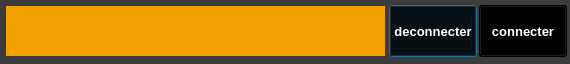
<?xml version="1.0" encoding="UTF-8"?>
<ui version="4.0">
 <class>YerothPOSVenteMethodePaiementComptantEntreeDialog</class>
 <widget class="QDialog" name="YerothPOSVenteMethodePaiementComptantEntreeDialog">
  <property name="windowModality">
   <enum>Qt::WindowModal</enum>
  </property>
  <property name="geometry">
   <rect>
    <x>0</x>
    <y>0</y>
    <width>570</width>
    <height>64</height>
   </rect>
  </property>
  <property name="palette">
   <palette>
    <active>
     <colorrole role="WindowText">
      <brush brushstyle="SolidPattern">
       <color alpha="255">
        <red>255</red>
        <green>255</green>
        <blue>255</blue>
       </color>
      </brush>
     </colorrole>
     <colorrole role="Button">
      <brush brushstyle="SolidPattern">
       <color alpha="255">
        <red>60</red>
        <green>60</green>
        <blue>60</blue>
       </color>
      </brush>
     </colorrole>
     <colorrole role="Light">
      <brush brushstyle="SolidPattern">
       <color alpha="255">
        <red>90</red>
        <green>90</green>
        <blue>90</blue>
       </color>
      </brush>
     </colorrole>
     <colorrole role="Midlight">
      <brush brushstyle="SolidPattern">
       <color alpha="255">
        <red>75</red>
        <green>75</green>
        <blue>75</blue>
       </color>
      </brush>
     </colorrole>
     <colorrole role="Dark">
      <brush brushstyle="SolidPattern">
       <color alpha="255">
        <red>30</red>
        <green>30</green>
        <blue>30</blue>
       </color>
      </brush>
     </colorrole>
     <colorrole role="Mid">
      <brush brushstyle="SolidPattern">
       <color alpha="255">
        <red>40</red>
        <green>40</green>
        <blue>40</blue>
       </color>
      </brush>
     </colorrole>
     <colorrole role="Text">
      <brush brushstyle="SolidPattern">
       <color alpha="255">
        <red>255</red>
        <green>255</green>
        <blue>255</blue>
       </color>
      </brush>
     </colorrole>
     <colorrole role="BrightText">
      <brush brushstyle="SolidPattern">
       <color alpha="255">
        <red>255</red>
        <green>255</green>
        <blue>255</blue>
       </color>
      </brush>
     </colorrole>
     <colorrole role="ButtonText">
      <brush brushstyle="SolidPattern">
       <color alpha="255">
        <red>255</red>
        <green>255</green>
        <blue>255</blue>
       </color>
      </brush>
     </colorrole>
     <colorrole role="Base">
      <brush brushstyle="SolidPattern">
       <color alpha="255">
        <red>0</red>
        <green>0</green>
        <blue>0</blue>
       </color>
      </brush>
     </colorrole>
     <colorrole role="Window">
      <brush brushstyle="SolidPattern">
       <color alpha="255">
        <red>60</red>
        <green>60</green>
        <blue>60</blue>
       </color>
      </brush>
     </colorrole>
     <colorrole role="Shadow">
      <brush brushstyle="SolidPattern">
       <color alpha="255">
        <red>0</red>
        <green>0</green>
        <blue>0</blue>
       </color>
      </brush>
     </colorrole>
     <colorrole role="AlternateBase">
      <brush brushstyle="SolidPattern">
       <color alpha="255">
        <red>30</red>
        <green>30</green>
        <blue>30</blue>
       </color>
      </brush>
     </colorrole>
     <colorrole role="ToolTipBase">
      <brush brushstyle="SolidPattern">
       <color alpha="255">
        <red>255</red>
        <green>255</green>
        <blue>220</blue>
       </color>
      </brush>
     </colorrole>
     <colorrole role="ToolTipText">
      <brush brushstyle="SolidPattern">
       <color alpha="255">
        <red>0</red>
        <green>0</green>
        <blue>0</blue>
       </color>
      </brush>
     </colorrole>
    </active>
    <inactive>
     <colorrole role="WindowText">
      <brush brushstyle="SolidPattern">
       <color alpha="255">
        <red>255</red>
        <green>255</green>
        <blue>255</blue>
       </color>
      </brush>
     </colorrole>
     <colorrole role="Button">
      <brush brushstyle="SolidPattern">
       <color alpha="255">
        <red>60</red>
        <green>60</green>
        <blue>60</blue>
       </color>
      </brush>
     </colorrole>
     <colorrole role="Light">
      <brush brushstyle="SolidPattern">
       <color alpha="255">
        <red>90</red>
        <green>90</green>
        <blue>90</blue>
       </color>
      </brush>
     </colorrole>
     <colorrole role="Midlight">
      <brush brushstyle="SolidPattern">
       <color alpha="255">
        <red>75</red>
        <green>75</green>
        <blue>75</blue>
       </color>
      </brush>
     </colorrole>
     <colorrole role="Dark">
      <brush brushstyle="SolidPattern">
       <color alpha="255">
        <red>30</red>
        <green>30</green>
        <blue>30</blue>
       </color>
      </brush>
     </colorrole>
     <colorrole role="Mid">
      <brush brushstyle="SolidPattern">
       <color alpha="255">
        <red>40</red>
        <green>40</green>
        <blue>40</blue>
       </color>
      </brush>
     </colorrole>
     <colorrole role="Text">
      <brush brushstyle="SolidPattern">
       <color alpha="255">
        <red>255</red>
        <green>255</green>
        <blue>255</blue>
       </color>
      </brush>
     </colorrole>
     <colorrole role="BrightText">
      <brush brushstyle="SolidPattern">
       <color alpha="255">
        <red>255</red>
        <green>255</green>
        <blue>255</blue>
       </color>
      </brush>
     </colorrole>
     <colorrole role="ButtonText">
      <brush brushstyle="SolidPattern">
       <color alpha="255">
        <red>255</red>
        <green>255</green>
        <blue>255</blue>
       </color>
      </brush>
     </colorrole>
     <colorrole role="Base">
      <brush brushstyle="SolidPattern">
       <color alpha="255">
        <red>0</red>
        <green>0</green>
        <blue>0</blue>
       </color>
      </brush>
     </colorrole>
     <colorrole role="Window">
      <brush brushstyle="SolidPattern">
       <color alpha="255">
        <red>60</red>
        <green>60</green>
        <blue>60</blue>
       </color>
      </brush>
     </colorrole>
     <colorrole role="Shadow">
      <brush brushstyle="SolidPattern">
       <color alpha="255">
        <red>0</red>
        <green>0</green>
        <blue>0</blue>
       </color>
      </brush>
     </colorrole>
     <colorrole role="AlternateBase">
      <brush brushstyle="SolidPattern">
       <color alpha="255">
        <red>30</red>
        <green>30</green>
        <blue>30</blue>
       </color>
      </brush>
     </colorrole>
     <colorrole role="ToolTipBase">
      <brush brushstyle="SolidPattern">
       <color alpha="255">
        <red>255</red>
        <green>255</green>
        <blue>220</blue>
       </color>
      </brush>
     </colorrole>
     <colorrole role="ToolTipText">
      <brush brushstyle="SolidPattern">
       <color alpha="255">
        <red>0</red>
        <green>0</green>
        <blue>0</blue>
       </color>
      </brush>
     </colorrole>
    </inactive>
    <disabled>
     <colorrole role="WindowText">
      <brush brushstyle="SolidPattern">
       <color alpha="255">
        <red>30</red>
        <green>30</green>
        <blue>30</blue>
       </color>
      </brush>
     </colorrole>
     <colorrole role="Button">
      <brush brushstyle="SolidPattern">
       <color alpha="255">
        <red>60</red>
        <green>60</green>
        <blue>60</blue>
       </color>
      </brush>
     </colorrole>
     <colorrole role="Light">
      <brush brushstyle="SolidPattern">
       <color alpha="255">
        <red>90</red>
        <green>90</green>
        <blue>90</blue>
       </color>
      </brush>
     </colorrole>
     <colorrole role="Midlight">
      <brush brushstyle="SolidPattern">
       <color alpha="255">
        <red>75</red>
        <green>75</green>
        <blue>75</blue>
       </color>
      </brush>
     </colorrole>
     <colorrole role="Dark">
      <brush brushstyle="SolidPattern">
       <color alpha="255">
        <red>30</red>
        <green>30</green>
        <blue>30</blue>
       </color>
      </brush>
     </colorrole>
     <colorrole role="Mid">
      <brush brushstyle="SolidPattern">
       <color alpha="255">
        <red>40</red>
        <green>40</green>
        <blue>40</blue>
       </color>
      </brush>
     </colorrole>
     <colorrole role="Text">
      <brush brushstyle="SolidPattern">
       <color alpha="255">
        <red>30</red>
        <green>30</green>
        <blue>30</blue>
       </color>
      </brush>
     </colorrole>
     <colorrole role="BrightText">
      <brush brushstyle="SolidPattern">
       <color alpha="255">
        <red>255</red>
        <green>255</green>
        <blue>255</blue>
       </color>
      </brush>
     </colorrole>
     <colorrole role="ButtonText">
      <brush brushstyle="SolidPattern">
       <color alpha="255">
        <red>30</red>
        <green>30</green>
        <blue>30</blue>
       </color>
      </brush>
     </colorrole>
     <colorrole role="Base">
      <brush brushstyle="SolidPattern">
       <color alpha="255">
        <red>60</red>
        <green>60</green>
        <blue>60</blue>
       </color>
      </brush>
     </colorrole>
     <colorrole role="Window">
      <brush brushstyle="SolidPattern">
       <color alpha="255">
        <red>60</red>
        <green>60</green>
        <blue>60</blue>
       </color>
      </brush>
     </colorrole>
     <colorrole role="Shadow">
      <brush brushstyle="SolidPattern">
       <color alpha="255">
        <red>0</red>
        <green>0</green>
        <blue>0</blue>
       </color>
      </brush>
     </colorrole>
     <colorrole role="AlternateBase">
      <brush brushstyle="SolidPattern">
       <color alpha="255">
        <red>60</red>
        <green>60</green>
        <blue>60</blue>
       </color>
      </brush>
     </colorrole>
     <colorrole role="ToolTipBase">
      <brush brushstyle="SolidPattern">
       <color alpha="255">
        <red>255</red>
        <green>255</green>
        <blue>220</blue>
       </color>
      </brush>
     </colorrole>
     <colorrole role="ToolTipText">
      <brush brushstyle="SolidPattern">
       <color alpha="255">
        <red>0</red>
        <green>0</green>
        <blue>0</blue>
       </color>
      </brush>
     </colorrole>
    </disabled>
   </palette>
  </property>
  <property name="windowTitle">
   <string>Dialog</string>
  </property>
  <widget class="YerothLineEdit" name="lineEdit_vente_montant_recu">
   <property name="geometry">
    <rect>
     <x>5</x>
     <y>5</y>
     <width>381</width>
     <height>52</height>
    </rect>
   </property>
   <property name="palette">
    <palette>
     <active>
      <colorrole role="WindowText">
       <brush brushstyle="SolidPattern">
        <color alpha="255">
         <red>255</red>
         <green>255</green>
         <blue>255</blue>
        </color>
       </brush>
      </colorrole>
      <colorrole role="Button">
       <brush brushstyle="SolidPattern">
        <color alpha="255">
         <red>242</red>
         <green>161</green>
         <blue>0</blue>
        </color>
       </brush>
      </colorrole>
      <colorrole role="Light">
       <brush brushstyle="SolidPattern">
        <color alpha="255">
         <red>255</red>
         <green>255</green>
         <blue>255</blue>
        </color>
       </brush>
      </colorrole>
      <colorrole role="Midlight">
       <brush brushstyle="SolidPattern">
        <color alpha="255">
         <red>255</red>
         <green>255</green>
         <blue>255</blue>
        </color>
       </brush>
      </colorrole>
      <colorrole role="Dark">
       <brush brushstyle="SolidPattern">
        <color alpha="255">
         <red>255</red>
         <green>255</green>
         <blue>255</blue>
        </color>
       </brush>
      </colorrole>
      <colorrole role="Mid">
       <brush brushstyle="SolidPattern">
        <color alpha="255">
         <red>255</red>
         <green>255</green>
         <blue>255</blue>
        </color>
       </brush>
      </colorrole>
      <colorrole role="Text">
       <brush brushstyle="SolidPattern">
        <color alpha="255">
         <red>255</red>
         <green>255</green>
         <blue>255</blue>
        </color>
       </brush>
      </colorrole>
      <colorrole role="BrightText">
       <brush brushstyle="SolidPattern">
        <color alpha="255">
         <red>255</red>
         <green>255</green>
         <blue>255</blue>
        </color>
       </brush>
      </colorrole>
      <colorrole role="ButtonText">
       <brush brushstyle="SolidPattern">
        <color alpha="255">
         <red>0</red>
         <green>0</green>
         <blue>0</blue>
        </color>
       </brush>
      </colorrole>
      <colorrole role="Base">
       <brush brushstyle="SolidPattern">
        <color alpha="255">
         <red>242</red>
         <green>161</green>
         <blue>0</blue>
        </color>
       </brush>
      </colorrole>
      <colorrole role="Window">
       <brush brushstyle="SolidPattern">
        <color alpha="255">
         <red>242</red>
         <green>161</green>
         <blue>0</blue>
        </color>
       </brush>
      </colorrole>
      <colorrole role="Shadow">
       <brush brushstyle="SolidPattern">
        <color alpha="255">
         <red>255</red>
         <green>255</green>
         <blue>255</blue>
        </color>
       </brush>
      </colorrole>
      <colorrole role="Highlight">
       <brush brushstyle="SolidPattern">
        <color alpha="255">
         <red>0</red>
         <green>0</green>
         <blue>0</blue>
        </color>
       </brush>
      </colorrole>
      <colorrole role="HighlightedText">
       <brush brushstyle="SolidPattern">
        <color alpha="255">
         <red>2</red>
         <green>160</green>
         <blue>70</blue>
        </color>
       </brush>
      </colorrole>
      <colorrole role="AlternateBase">
       <brush brushstyle="SolidPattern">
        <color alpha="255">
         <red>0</red>
         <green>0</green>
         <blue>0</blue>
        </color>
       </brush>
      </colorrole>
      <colorrole role="ToolTipBase">
       <brush brushstyle="SolidPattern">
        <color alpha="255">
         <red>255</red>
         <green>255</green>
         <blue>220</blue>
        </color>
       </brush>
      </colorrole>
      <colorrole role="ToolTipText">
       <brush brushstyle="SolidPattern">
        <color alpha="255">
         <red>0</red>
         <green>0</green>
         <blue>0</blue>
        </color>
       </brush>
      </colorrole>
     </active>
     <inactive>
      <colorrole role="WindowText">
       <brush brushstyle="SolidPattern">
        <color alpha="255">
         <red>255</red>
         <green>255</green>
         <blue>255</blue>
        </color>
       </brush>
      </colorrole>
      <colorrole role="Button">
       <brush brushstyle="SolidPattern">
        <color alpha="255">
         <red>242</red>
         <green>161</green>
         <blue>0</blue>
        </color>
       </brush>
      </colorrole>
      <colorrole role="Light">
       <brush brushstyle="SolidPattern">
        <color alpha="255">
         <red>255</red>
         <green>255</green>
         <blue>255</blue>
        </color>
       </brush>
      </colorrole>
      <colorrole role="Midlight">
       <brush brushstyle="SolidPattern">
        <color alpha="255">
         <red>255</red>
         <green>255</green>
         <blue>255</blue>
        </color>
       </brush>
      </colorrole>
      <colorrole role="Dark">
       <brush brushstyle="SolidPattern">
        <color alpha="255">
         <red>255</red>
         <green>255</green>
         <blue>255</blue>
        </color>
       </brush>
      </colorrole>
      <colorrole role="Mid">
       <brush brushstyle="SolidPattern">
        <color alpha="255">
         <red>255</red>
         <green>255</green>
         <blue>255</blue>
        </color>
       </brush>
      </colorrole>
      <colorrole role="Text">
       <brush brushstyle="SolidPattern">
        <color alpha="255">
         <red>255</red>
         <green>255</green>
         <blue>255</blue>
        </color>
       </brush>
      </colorrole>
      <colorrole role="BrightText">
       <brush brushstyle="SolidPattern">
        <color alpha="255">
         <red>255</red>
         <green>255</green>
         <blue>255</blue>
        </color>
       </brush>
      </colorrole>
      <colorrole role="ButtonText">
       <brush brushstyle="SolidPattern">
        <color alpha="255">
         <red>0</red>
         <green>0</green>
         <blue>0</blue>
        </color>
       </brush>
      </colorrole>
      <colorrole role="Base">
       <brush brushstyle="SolidPattern">
        <color alpha="255">
         <red>242</red>
         <green>161</green>
         <blue>0</blue>
        </color>
       </brush>
      </colorrole>
      <colorrole role="Window">
       <brush brushstyle="SolidPattern">
        <color alpha="255">
         <red>242</red>
         <green>161</green>
         <blue>0</blue>
        </color>
       </brush>
      </colorrole>
      <colorrole role="Shadow">
       <brush brushstyle="SolidPattern">
        <color alpha="255">
         <red>255</red>
         <green>255</green>
         <blue>255</blue>
        </color>
       </brush>
      </colorrole>
      <colorrole role="Highlight">
       <brush brushstyle="SolidPattern">
        <color alpha="255">
         <red>0</red>
         <green>0</green>
         <blue>0</blue>
        </color>
       </brush>
      </colorrole>
      <colorrole role="HighlightedText">
       <brush brushstyle="SolidPattern">
        <color alpha="255">
         <red>2</red>
         <green>160</green>
         <blue>70</blue>
        </color>
       </brush>
      </colorrole>
      <colorrole role="AlternateBase">
       <brush brushstyle="SolidPattern">
        <color alpha="255">
         <red>0</red>
         <green>0</green>
         <blue>0</blue>
        </color>
       </brush>
      </colorrole>
      <colorrole role="ToolTipBase">
       <brush brushstyle="SolidPattern">
        <color alpha="255">
         <red>255</red>
         <green>255</green>
         <blue>220</blue>
        </color>
       </brush>
      </colorrole>
      <colorrole role="ToolTipText">
       <brush brushstyle="SolidPattern">
        <color alpha="255">
         <red>0</red>
         <green>0</green>
         <blue>0</blue>
        </color>
       </brush>
      </colorrole>
     </inactive>
     <disabled>
      <colorrole role="WindowText">
       <brush brushstyle="SolidPattern">
        <color alpha="255">
         <red>255</red>
         <green>255</green>
         <blue>255</blue>
        </color>
       </brush>
      </colorrole>
      <colorrole role="Button">
       <brush brushstyle="SolidPattern">
        <color alpha="255">
         <red>242</red>
         <green>161</green>
         <blue>0</blue>
        </color>
       </brush>
      </colorrole>
      <colorrole role="Light">
       <brush brushstyle="SolidPattern">
        <color alpha="255">
         <red>255</red>
         <green>255</green>
         <blue>255</blue>
        </color>
       </brush>
      </colorrole>
      <colorrole role="Midlight">
       <brush brushstyle="SolidPattern">
        <color alpha="255">
         <red>255</red>
         <green>255</green>
         <blue>255</blue>
        </color>
       </brush>
      </colorrole>
      <colorrole role="Dark">
       <brush brushstyle="SolidPattern">
        <color alpha="255">
         <red>255</red>
         <green>255</green>
         <blue>255</blue>
        </color>
       </brush>
      </colorrole>
      <colorrole role="Mid">
       <brush brushstyle="SolidPattern">
        <color alpha="255">
         <red>255</red>
         <green>255</green>
         <blue>255</blue>
        </color>
       </brush>
      </colorrole>
      <colorrole role="Text">
       <brush brushstyle="SolidPattern">
        <color alpha="255">
         <red>255</red>
         <green>255</green>
         <blue>255</blue>
        </color>
       </brush>
      </colorrole>
      <colorrole role="BrightText">
       <brush brushstyle="SolidPattern">
        <color alpha="255">
         <red>255</red>
         <green>255</green>
         <blue>255</blue>
        </color>
       </brush>
      </colorrole>
      <colorrole role="ButtonText">
       <brush brushstyle="SolidPattern">
        <color alpha="255">
         <red>255</red>
         <green>255</green>
         <blue>255</blue>
        </color>
       </brush>
      </colorrole>
      <colorrole role="Base">
       <brush brushstyle="SolidPattern">
        <color alpha="255">
         <red>242</red>
         <green>161</green>
         <blue>0</blue>
        </color>
       </brush>
      </colorrole>
      <colorrole role="Window">
       <brush brushstyle="SolidPattern">
        <color alpha="255">
         <red>242</red>
         <green>161</green>
         <blue>0</blue>
        </color>
       </brush>
      </colorrole>
      <colorrole role="Shadow">
       <brush brushstyle="SolidPattern">
        <color alpha="255">
         <red>255</red>
         <green>255</green>
         <blue>255</blue>
        </color>
       </brush>
      </colorrole>
      <colorrole role="Highlight">
       <brush brushstyle="SolidPattern">
        <color alpha="255">
         <red>145</red>
         <green>141</green>
         <blue>126</blue>
        </color>
       </brush>
      </colorrole>
      <colorrole role="HighlightedText">
       <brush brushstyle="SolidPattern">
        <color alpha="255">
         <red>2</red>
         <green>160</green>
         <blue>70</blue>
        </color>
       </brush>
      </colorrole>
      <colorrole role="AlternateBase">
       <brush brushstyle="SolidPattern">
        <color alpha="255">
         <red>0</red>
         <green>0</green>
         <blue>0</blue>
        </color>
       </brush>
      </colorrole>
      <colorrole role="ToolTipBase">
       <brush brushstyle="SolidPattern">
        <color alpha="255">
         <red>255</red>
         <green>255</green>
         <blue>220</blue>
        </color>
       </brush>
      </colorrole>
      <colorrole role="ToolTipText">
       <brush brushstyle="SolidPattern">
        <color alpha="255">
         <red>0</red>
         <green>0</green>
         <blue>0</blue>
        </color>
       </brush>
      </colorrole>
     </disabled>
    </palette>
   </property>
   <property name="font">
    <font>
     <pointsize>15</pointsize>
     <weight>75</weight>
     <bold>true</bold>
    </font>
   </property>
   <property name="styleSheet">
    <string notr="true">border: 1px solid rgb(60, 60, 60);
background-color: rgb(242, 161, 0); </string>
   </property>
   <property name="alignment">
    <set>Qt::AlignLeading|Qt::AlignLeft|Qt::AlignVCenter</set>
   </property>
  </widget>
  <widget class="YerothPushButton" name="pushButton_annuler">
   <property name="geometry">
    <rect>
     <x>389</x>
     <y>5</y>
     <width>88</width>
     <height>52</height>
    </rect>
   </property>
   <property name="palette">
    <palette>
     <active>
      <colorrole role="WindowText">
       <brush brushstyle="SolidPattern">
        <color alpha="255">
         <red>255</red>
         <green>255</green>
         <blue>255</blue>
        </color>
       </brush>
      </colorrole>
      <colorrole role="Button">
       <brush brushstyle="SolidPattern">
        <color alpha="255">
         <red>0</red>
         <green>0</green>
         <blue>0</blue>
        </color>
       </brush>
      </colorrole>
      <colorrole role="Light">
       <brush brushstyle="SolidPattern">
        <color alpha="255">
         <red>0</red>
         <green>0</green>
         <blue>0</blue>
        </color>
       </brush>
      </colorrole>
      <colorrole role="Midlight">
       <brush brushstyle="SolidPattern">
        <color alpha="255">
         <red>0</red>
         <green>0</green>
         <blue>0</blue>
        </color>
       </brush>
      </colorrole>
      <colorrole role="Dark">
       <brush brushstyle="SolidPattern">
        <color alpha="255">
         <red>0</red>
         <green>0</green>
         <blue>0</blue>
        </color>
       </brush>
      </colorrole>
      <colorrole role="Mid">
       <brush brushstyle="SolidPattern">
        <color alpha="255">
         <red>0</red>
         <green>0</green>
         <blue>0</blue>
        </color>
       </brush>
      </colorrole>
      <colorrole role="Text">
       <brush brushstyle="SolidPattern">
        <color alpha="255">
         <red>255</red>
         <green>255</green>
         <blue>255</blue>
        </color>
       </brush>
      </colorrole>
      <colorrole role="BrightText">
       <brush brushstyle="SolidPattern">
        <color alpha="255">
         <red>255</red>
         <green>255</green>
         <blue>255</blue>
        </color>
       </brush>
      </colorrole>
      <colorrole role="ButtonText">
       <brush brushstyle="SolidPattern">
        <color alpha="255">
         <red>255</red>
         <green>255</green>
         <blue>255</blue>
        </color>
       </brush>
      </colorrole>
      <colorrole role="Base">
       <brush brushstyle="SolidPattern">
        <color alpha="255">
         <red>0</red>
         <green>0</green>
         <blue>0</blue>
        </color>
       </brush>
      </colorrole>
      <colorrole role="Window">
       <brush brushstyle="SolidPattern">
        <color alpha="255">
         <red>0</red>
         <green>0</green>
         <blue>0</blue>
        </color>
       </brush>
      </colorrole>
      <colorrole role="Shadow">
       <brush brushstyle="SolidPattern">
        <color alpha="255">
         <red>0</red>
         <green>0</green>
         <blue>0</blue>
        </color>
       </brush>
      </colorrole>
      <colorrole role="AlternateBase">
       <brush brushstyle="SolidPattern">
        <color alpha="255">
         <red>0</red>
         <green>0</green>
         <blue>0</blue>
        </color>
       </brush>
      </colorrole>
      <colorrole role="ToolTipBase">
       <brush brushstyle="SolidPattern">
        <color alpha="255">
         <red>255</red>
         <green>255</green>
         <blue>220</blue>
        </color>
       </brush>
      </colorrole>
      <colorrole role="ToolTipText">
       <brush brushstyle="SolidPattern">
        <color alpha="255">
         <red>0</red>
         <green>0</green>
         <blue>0</blue>
        </color>
       </brush>
      </colorrole>
     </active>
     <inactive>
      <colorrole role="WindowText">
       <brush brushstyle="SolidPattern">
        <color alpha="255">
         <red>255</red>
         <green>255</green>
         <blue>255</blue>
        </color>
       </brush>
      </colorrole>
      <colorrole role="Button">
       <brush brushstyle="SolidPattern">
        <color alpha="255">
         <red>0</red>
         <green>0</green>
         <blue>0</blue>
        </color>
       </brush>
      </colorrole>
      <colorrole role="Light">
       <brush brushstyle="SolidPattern">
        <color alpha="255">
         <red>0</red>
         <green>0</green>
         <blue>0</blue>
        </color>
       </brush>
      </colorrole>
      <colorrole role="Midlight">
       <brush brushstyle="SolidPattern">
        <color alpha="255">
         <red>0</red>
         <green>0</green>
         <blue>0</blue>
        </color>
       </brush>
      </colorrole>
      <colorrole role="Dark">
       <brush brushstyle="SolidPattern">
        <color alpha="255">
         <red>0</red>
         <green>0</green>
         <blue>0</blue>
        </color>
       </brush>
      </colorrole>
      <colorrole role="Mid">
       <brush brushstyle="SolidPattern">
        <color alpha="255">
         <red>0</red>
         <green>0</green>
         <blue>0</blue>
        </color>
       </brush>
      </colorrole>
      <colorrole role="Text">
       <brush brushstyle="SolidPattern">
        <color alpha="255">
         <red>255</red>
         <green>255</green>
         <blue>255</blue>
        </color>
       </brush>
      </colorrole>
      <colorrole role="BrightText">
       <brush brushstyle="SolidPattern">
        <color alpha="255">
         <red>255</red>
         <green>255</green>
         <blue>255</blue>
        </color>
       </brush>
      </colorrole>
      <colorrole role="ButtonText">
       <brush brushstyle="SolidPattern">
        <color alpha="255">
         <red>255</red>
         <green>255</green>
         <blue>255</blue>
        </color>
       </brush>
      </colorrole>
      <colorrole role="Base">
       <brush brushstyle="SolidPattern">
        <color alpha="255">
         <red>0</red>
         <green>0</green>
         <blue>0</blue>
        </color>
       </brush>
      </colorrole>
      <colorrole role="Window">
       <brush brushstyle="SolidPattern">
        <color alpha="255">
         <red>0</red>
         <green>0</green>
         <blue>0</blue>
        </color>
       </brush>
      </colorrole>
      <colorrole role="Shadow">
       <brush brushstyle="SolidPattern">
        <color alpha="255">
         <red>0</red>
         <green>0</green>
         <blue>0</blue>
        </color>
       </brush>
      </colorrole>
      <colorrole role="AlternateBase">
       <brush brushstyle="SolidPattern">
        <color alpha="255">
         <red>0</red>
         <green>0</green>
         <blue>0</blue>
        </color>
       </brush>
      </colorrole>
      <colorrole role="ToolTipBase">
       <brush brushstyle="SolidPattern">
        <color alpha="255">
         <red>255</red>
         <green>255</green>
         <blue>220</blue>
        </color>
       </brush>
      </colorrole>
      <colorrole role="ToolTipText">
       <brush brushstyle="SolidPattern">
        <color alpha="255">
         <red>0</red>
         <green>0</green>
         <blue>0</blue>
        </color>
       </brush>
      </colorrole>
     </inactive>
     <disabled>
      <colorrole role="WindowText">
       <brush brushstyle="SolidPattern">
        <color alpha="255">
         <red>0</red>
         <green>0</green>
         <blue>0</blue>
        </color>
       </brush>
      </colorrole>
      <colorrole role="Button">
       <brush brushstyle="SolidPattern">
        <color alpha="255">
         <red>0</red>
         <green>0</green>
         <blue>0</blue>
        </color>
       </brush>
      </colorrole>
      <colorrole role="Light">
       <brush brushstyle="SolidPattern">
        <color alpha="255">
         <red>0</red>
         <green>0</green>
         <blue>0</blue>
        </color>
       </brush>
      </colorrole>
      <colorrole role="Midlight">
       <brush brushstyle="SolidPattern">
        <color alpha="255">
         <red>0</red>
         <green>0</green>
         <blue>0</blue>
        </color>
       </brush>
      </colorrole>
      <colorrole role="Dark">
       <brush brushstyle="SolidPattern">
        <color alpha="255">
         <red>0</red>
         <green>0</green>
         <blue>0</blue>
        </color>
       </brush>
      </colorrole>
      <colorrole role="Mid">
       <brush brushstyle="SolidPattern">
        <color alpha="255">
         <red>0</red>
         <green>0</green>
         <blue>0</blue>
        </color>
       </brush>
      </colorrole>
      <colorrole role="Text">
       <brush brushstyle="SolidPattern">
        <color alpha="255">
         <red>0</red>
         <green>0</green>
         <blue>0</blue>
        </color>
       </brush>
      </colorrole>
      <colorrole role="BrightText">
       <brush brushstyle="SolidPattern">
        <color alpha="255">
         <red>255</red>
         <green>255</green>
         <blue>255</blue>
        </color>
       </brush>
      </colorrole>
      <colorrole role="ButtonText">
       <brush brushstyle="SolidPattern">
        <color alpha="255">
         <red>0</red>
         <green>0</green>
         <blue>0</blue>
        </color>
       </brush>
      </colorrole>
      <colorrole role="Base">
       <brush brushstyle="SolidPattern">
        <color alpha="255">
         <red>0</red>
         <green>0</green>
         <blue>0</blue>
        </color>
       </brush>
      </colorrole>
      <colorrole role="Window">
       <brush brushstyle="SolidPattern">
        <color alpha="255">
         <red>0</red>
         <green>0</green>
         <blue>0</blue>
        </color>
       </brush>
      </colorrole>
      <colorrole role="Shadow">
       <brush brushstyle="SolidPattern">
        <color alpha="255">
         <red>0</red>
         <green>0</green>
         <blue>0</blue>
        </color>
       </brush>
      </colorrole>
      <colorrole role="AlternateBase">
       <brush brushstyle="SolidPattern">
        <color alpha="255">
         <red>0</red>
         <green>0</green>
         <blue>0</blue>
        </color>
       </brush>
      </colorrole>
      <colorrole role="ToolTipBase">
       <brush brushstyle="SolidPattern">
        <color alpha="255">
         <red>255</red>
         <green>255</green>
         <blue>220</blue>
        </color>
       </brush>
      </colorrole>
      <colorrole role="ToolTipText">
       <brush brushstyle="SolidPattern">
        <color alpha="255">
         <red>0</red>
         <green>0</green>
         <blue>0</blue>
        </color>
       </brush>
      </colorrole>
     </disabled>
    </palette>
   </property>
   <property name="font">
    <font>
     <pointsize>10</pointsize>
     <weight>75</weight>
     <bold>true</bold>
    </font>
   </property>
   <property name="toolTip">
    <string>Annuler la vente</string>
   </property>
   <property name="text">
    <string>deconnecter</string>
   </property>
  </widget>
  <widget class="YerothPushButton" name="pushButton_valider">
   <property name="geometry">
    <rect>
     <x>479</x>
     <y>5</y>
     <width>88</width>
     <height>52</height>
    </rect>
   </property>
   <property name="palette">
    <palette>
     <active>
      <colorrole role="WindowText">
       <brush brushstyle="SolidPattern">
        <color alpha="255">
         <red>255</red>
         <green>255</green>
         <blue>255</blue>
        </color>
       </brush>
      </colorrole>
      <colorrole role="Button">
       <brush brushstyle="SolidPattern">
        <color alpha="255">
         <red>0</red>
         <green>0</green>
         <blue>0</blue>
        </color>
       </brush>
      </colorrole>
      <colorrole role="Light">
       <brush brushstyle="SolidPattern">
        <color alpha="255">
         <red>0</red>
         <green>0</green>
         <blue>0</blue>
        </color>
       </brush>
      </colorrole>
      <colorrole role="Midlight">
       <brush brushstyle="SolidPattern">
        <color alpha="255">
         <red>0</red>
         <green>0</green>
         <blue>0</blue>
        </color>
       </brush>
      </colorrole>
      <colorrole role="Dark">
       <brush brushstyle="SolidPattern">
        <color alpha="255">
         <red>0</red>
         <green>0</green>
         <blue>0</blue>
        </color>
       </brush>
      </colorrole>
      <colorrole role="Mid">
       <brush brushstyle="SolidPattern">
        <color alpha="255">
         <red>0</red>
         <green>0</green>
         <blue>0</blue>
        </color>
       </brush>
      </colorrole>
      <colorrole role="Text">
       <brush brushstyle="SolidPattern">
        <color alpha="255">
         <red>255</red>
         <green>255</green>
         <blue>255</blue>
        </color>
       </brush>
      </colorrole>
      <colorrole role="BrightText">
       <brush brushstyle="SolidPattern">
        <color alpha="255">
         <red>255</red>
         <green>255</green>
         <blue>255</blue>
        </color>
       </brush>
      </colorrole>
      <colorrole role="ButtonText">
       <brush brushstyle="SolidPattern">
        <color alpha="255">
         <red>255</red>
         <green>255</green>
         <blue>255</blue>
        </color>
       </brush>
      </colorrole>
      <colorrole role="Base">
       <brush brushstyle="SolidPattern">
        <color alpha="255">
         <red>0</red>
         <green>0</green>
         <blue>0</blue>
        </color>
       </brush>
      </colorrole>
      <colorrole role="Window">
       <brush brushstyle="SolidPattern">
        <color alpha="255">
         <red>0</red>
         <green>0</green>
         <blue>0</blue>
        </color>
       </brush>
      </colorrole>
      <colorrole role="Shadow">
       <brush brushstyle="SolidPattern">
        <color alpha="255">
         <red>0</red>
         <green>0</green>
         <blue>0</blue>
        </color>
       </brush>
      </colorrole>
      <colorrole role="AlternateBase">
       <brush brushstyle="SolidPattern">
        <color alpha="255">
         <red>0</red>
         <green>0</green>
         <blue>0</blue>
        </color>
       </brush>
      </colorrole>
      <colorrole role="ToolTipBase">
       <brush brushstyle="SolidPattern">
        <color alpha="255">
         <red>255</red>
         <green>255</green>
         <blue>220</blue>
        </color>
       </brush>
      </colorrole>
      <colorrole role="ToolTipText">
       <brush brushstyle="SolidPattern">
        <color alpha="255">
         <red>0</red>
         <green>0</green>
         <blue>0</blue>
        </color>
       </brush>
      </colorrole>
     </active>
     <inactive>
      <colorrole role="WindowText">
       <brush brushstyle="SolidPattern">
        <color alpha="255">
         <red>255</red>
         <green>255</green>
         <blue>255</blue>
        </color>
       </brush>
      </colorrole>
      <colorrole role="Button">
       <brush brushstyle="SolidPattern">
        <color alpha="255">
         <red>0</red>
         <green>0</green>
         <blue>0</blue>
        </color>
       </brush>
      </colorrole>
      <colorrole role="Light">
       <brush brushstyle="SolidPattern">
        <color alpha="255">
         <red>0</red>
         <green>0</green>
         <blue>0</blue>
        </color>
       </brush>
      </colorrole>
      <colorrole role="Midlight">
       <brush brushstyle="SolidPattern">
        <color alpha="255">
         <red>0</red>
         <green>0</green>
         <blue>0</blue>
        </color>
       </brush>
      </colorrole>
      <colorrole role="Dark">
       <brush brushstyle="SolidPattern">
        <color alpha="255">
         <red>0</red>
         <green>0</green>
         <blue>0</blue>
        </color>
       </brush>
      </colorrole>
      <colorrole role="Mid">
       <brush brushstyle="SolidPattern">
        <color alpha="255">
         <red>0</red>
         <green>0</green>
         <blue>0</blue>
        </color>
       </brush>
      </colorrole>
      <colorrole role="Text">
       <brush brushstyle="SolidPattern">
        <color alpha="255">
         <red>255</red>
         <green>255</green>
         <blue>255</blue>
        </color>
       </brush>
      </colorrole>
      <colorrole role="BrightText">
       <brush brushstyle="SolidPattern">
        <color alpha="255">
         <red>255</red>
         <green>255</green>
         <blue>255</blue>
        </color>
       </brush>
      </colorrole>
      <colorrole role="ButtonText">
       <brush brushstyle="SolidPattern">
        <color alpha="255">
         <red>255</red>
         <green>255</green>
         <blue>255</blue>
        </color>
       </brush>
      </colorrole>
      <colorrole role="Base">
       <brush brushstyle="SolidPattern">
        <color alpha="255">
         <red>0</red>
         <green>0</green>
         <blue>0</blue>
        </color>
       </brush>
      </colorrole>
      <colorrole role="Window">
       <brush brushstyle="SolidPattern">
        <color alpha="255">
         <red>0</red>
         <green>0</green>
         <blue>0</blue>
        </color>
       </brush>
      </colorrole>
      <colorrole role="Shadow">
       <brush brushstyle="SolidPattern">
        <color alpha="255">
         <red>0</red>
         <green>0</green>
         <blue>0</blue>
        </color>
       </brush>
      </colorrole>
      <colorrole role="AlternateBase">
       <brush brushstyle="SolidPattern">
        <color alpha="255">
         <red>0</red>
         <green>0</green>
         <blue>0</blue>
        </color>
       </brush>
      </colorrole>
      <colorrole role="ToolTipBase">
       <brush brushstyle="SolidPattern">
        <color alpha="255">
         <red>255</red>
         <green>255</green>
         <blue>220</blue>
        </color>
       </brush>
      </colorrole>
      <colorrole role="ToolTipText">
       <brush brushstyle="SolidPattern">
        <color alpha="255">
         <red>0</red>
         <green>0</green>
         <blue>0</blue>
        </color>
       </brush>
      </colorrole>
     </inactive>
     <disabled>
      <colorrole role="WindowText">
       <brush brushstyle="SolidPattern">
        <color alpha="255">
         <red>0</red>
         <green>0</green>
         <blue>0</blue>
        </color>
       </brush>
      </colorrole>
      <colorrole role="Button">
       <brush brushstyle="SolidPattern">
        <color alpha="255">
         <red>0</red>
         <green>0</green>
         <blue>0</blue>
        </color>
       </brush>
      </colorrole>
      <colorrole role="Light">
       <brush brushstyle="SolidPattern">
        <color alpha="255">
         <red>0</red>
         <green>0</green>
         <blue>0</blue>
        </color>
       </brush>
      </colorrole>
      <colorrole role="Midlight">
       <brush brushstyle="SolidPattern">
        <color alpha="255">
         <red>0</red>
         <green>0</green>
         <blue>0</blue>
        </color>
       </brush>
      </colorrole>
      <colorrole role="Dark">
       <brush brushstyle="SolidPattern">
        <color alpha="255">
         <red>0</red>
         <green>0</green>
         <blue>0</blue>
        </color>
       </brush>
      </colorrole>
      <colorrole role="Mid">
       <brush brushstyle="SolidPattern">
        <color alpha="255">
         <red>0</red>
         <green>0</green>
         <blue>0</blue>
        </color>
       </brush>
      </colorrole>
      <colorrole role="Text">
       <brush brushstyle="SolidPattern">
        <color alpha="255">
         <red>0</red>
         <green>0</green>
         <blue>0</blue>
        </color>
       </brush>
      </colorrole>
      <colorrole role="BrightText">
       <brush brushstyle="SolidPattern">
        <color alpha="255">
         <red>255</red>
         <green>255</green>
         <blue>255</blue>
        </color>
       </brush>
      </colorrole>
      <colorrole role="ButtonText">
       <brush brushstyle="SolidPattern">
        <color alpha="255">
         <red>0</red>
         <green>0</green>
         <blue>0</blue>
        </color>
       </brush>
      </colorrole>
      <colorrole role="Base">
       <brush brushstyle="SolidPattern">
        <color alpha="255">
         <red>0</red>
         <green>0</green>
         <blue>0</blue>
        </color>
       </brush>
      </colorrole>
      <colorrole role="Window">
       <brush brushstyle="SolidPattern">
        <color alpha="255">
         <red>0</red>
         <green>0</green>
         <blue>0</blue>
        </color>
       </brush>
      </colorrole>
      <colorrole role="Shadow">
       <brush brushstyle="SolidPattern">
        <color alpha="255">
         <red>0</red>
         <green>0</green>
         <blue>0</blue>
        </color>
       </brush>
      </colorrole>
      <colorrole role="AlternateBase">
       <brush brushstyle="SolidPattern">
        <color alpha="255">
         <red>0</red>
         <green>0</green>
         <blue>0</blue>
        </color>
       </brush>
      </colorrole>
      <colorrole role="ToolTipBase">
       <brush brushstyle="SolidPattern">
        <color alpha="255">
         <red>255</red>
         <green>255</green>
         <blue>220</blue>
        </color>
       </brush>
      </colorrole>
      <colorrole role="ToolTipText">
       <brush brushstyle="SolidPattern">
        <color alpha="255">
         <red>0</red>
         <green>0</green>
         <blue>0</blue>
        </color>
       </brush>
      </colorrole>
     </disabled>
    </palette>
   </property>
   <property name="font">
    <font>
     <pointsize>10</pointsize>
     <weight>75</weight>
     <bold>true</bold>
    </font>
   </property>
   <property name="toolTip">
    <string>Annuler la vente</string>
   </property>
   <property name="text">
    <string>connecter</string>
   </property>
  </widget>
 </widget>
 <customwidgets>
  <customwidget>
   <class>YerothPushButton</class>
   <extends>QPushButton</extends>
   <header>src/widgets/yeroth-erp-push-button.hpp</header>
   <slots>
    <slot>handleItemModification(QModelIndex)</slot>
   </slots>
  </customwidget>
  <customwidget>
   <class>YerothLineEdit</class>
   <extends>QLineEdit</extends>
   <header>src/widgets/yeroth-erp-line-edit.hpp</header>
  </customwidget>
 </customwidgets>
 <resources/>
 <connections/>
</ui>
